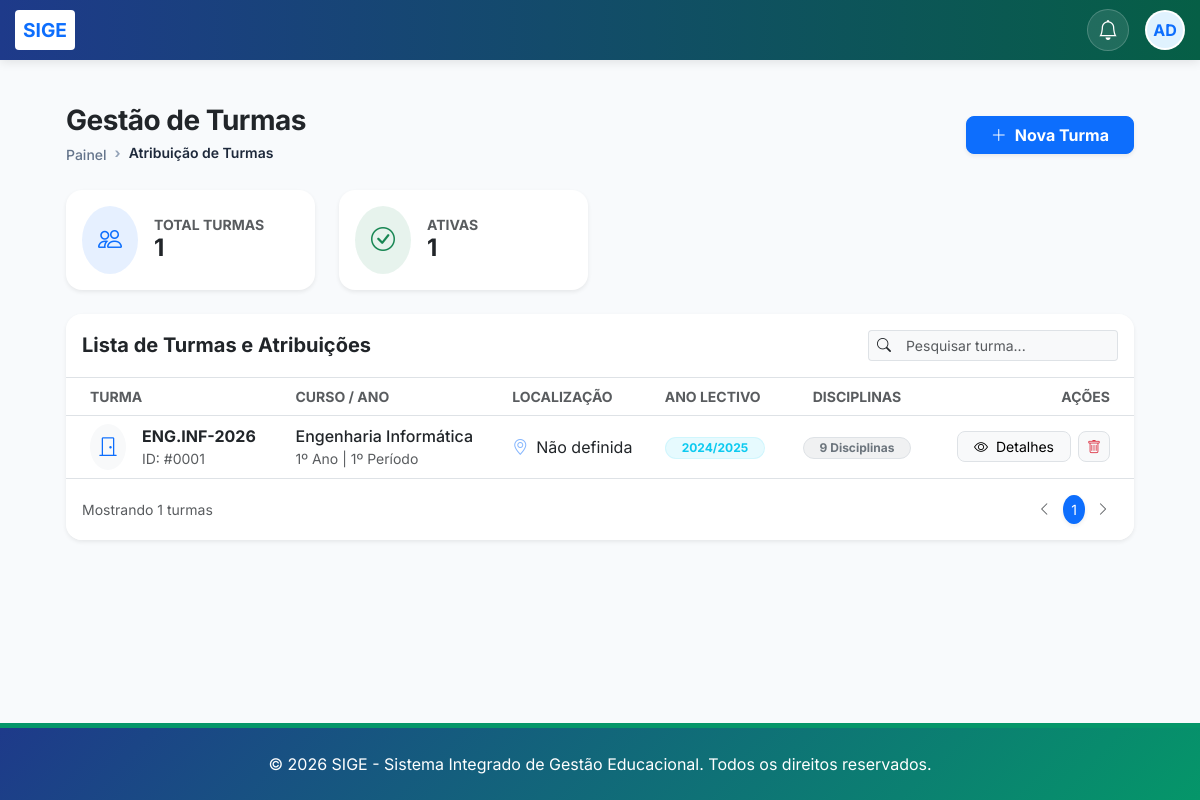
/atribuicao-turmas/ (signed in), run on the app's committed database.
### core/models.py (models this page shows, shortened)
class Turma(models.Model):
    TURNO_CHOICES = [
        ('manha', 'Manhã'),
        ('tarde', 'Tarde'),
        ('noite', 'Noite'),
    ]
    nome = models.CharField(max_length=100, verbose_name="Nome da Turma")
    curso = models.ForeignKey('core.Curso', on_delete=models.CASCADE, related_name='turmas_academica')
    ano_lectivo = models.ForeignKey('core.AnoAcademico', on_delete=models.CASCADE, related_name='turmas_academica', null=True)
    ano_academico = models.PositiveIntegerField(verbose_name="Ano Académico (ex: 1, 2, 3)", default=1)
    periodo_curricular = models.PositiveIntegerField(verbose_name="Semestre/Trimestre", default=1)
    turno = models.CharField(max_length=10, choices=TURNO_CHOICES, default='manha')
    capacidade = models.PositiveIntegerField(default=40)
    ativa = models.BooleanField(default=True)
    sala = models.ForeignKey('core.Sala', on_delete=models.SET_NULL, null=True, blank=True, verbose_name="Sala Principal")
    data_criacao = models.DateTimeField(default=timezone.now, verbose_name="Data de Criação")
    disciplinas_turma = models.ManyToManyField('core.Disciplina', through='TurmaDisciplina', related_name='turmas_disciplina')
    class Meta:
        verbose_name = "Turma"
        verbose_name_plural = "Turmas"
        unique_together = ['nome', 'curso']

class Curso(models.Model):
    REGIME_CHOICES = [
        ('diurno', 'Diurno'),
        ('pos-laboral', 'Pós-Laboral'),
    ]
    MODALIDADE_CHOICES = [
        ('presencial', 'Presencial'),
        ('semipresencial', 'Semipresencial'),
        ('ead', 'EAD'),
    ]
    DURACAO_CHOICES = [
        (3, '3 meses'),
        (6, '6 meses'),
        (12, '1 ano'),
        (24, '2 anos'),
        (36, '3 anos'),
        (48, '4 anos'),
        (60, '5 anos'),
    ]
    codigo = models.CharField(max_length=50, unique=True, default="CURSO", verbose_name="Código do Curso")
    nome = models.CharField(max_length=200, verbose_name="Nome do Curso")
    slug = models.SlugField(unique=True, null=True, blank=True, verbose_name="Slug (URL Amigável)")
    grau = models.ForeignKey(NivelAcademico, on_delete=models.CASCADE, related_name='cursos', verbose_name="Grau Académico")
    regime = models.CharField(max_length=20, choices=REGIME_CHOICES, default='diurno', verbose_name="Regime")
    modalidade = models.CharField(max_length=20, choices=MODALIDADE_CHOICES, default='presencial', verbose_name="Modalidade")
    descricao = models.TextField(blank=True, verbose_name="Descrição")
    vagas = models.PositiveIntegerField(verbose_name="Número de Vagas")
    duracao_meses = models.PositiveIntegerField(
        choices=DURACAO_CHOICES,
        default=12,
        verbose_name="Duração"
    )
    nota_minima = models.DecimalField(
        max_digits=4,
        decimal_places=2,
        default=10.00,
        validators=[MinValueValidator(10.00), MaxValueValidator(20.00)],
        verbose_name="Nota Mínima para Aprovação"
    )
    requer_prerequisitos = models.BooleanField(default=False, verbose_name="Requer Pré-requisitos")
    ativo = models.BooleanField(default=True, verbose_name="Ativo")
    data_criacao = models.DateTimeField(auto_now_add=True)
    data_atualizacao = models.DateTimeField(auto_now=True)
    class Meta:
        verbose_name = "Curso"
        verbose_name_plural = "Cursos"
        ordering = ['nome']

class AnoAcademico(models.Model):
    ESTADO_CHOICES = [
        ('PLANEADO', 'Planeado'),
        ('ATIVO', 'Ativo'),
        ('ENCERRADO', 'Encerrado'),
    ]
    codigo = models.CharField(max_length=20, unique=True, verbose_name="Código (ex: 2024/2025)", default="0000/0000")
    descricao = models.CharField(max_length=255, verbose_name="Descrição", default="Ano Académico")
    data_inicio = models.DateField(verbose_name="Data de Início", default=timezone.now)
    data_fim = models.DateField(verbose_name="Data de Fim", default=timezone.now)
    estado = models.CharField(max_length=20, choices=ESTADO_CHOICES, default='PLANEADO', verbose_name="Estado")
    ano_atual = models.BooleanField(default=False, verbose_name="Ano Atual")
    cobrar_propinas = models.BooleanField(default=True, verbose_name="Cobrar Propinas/Mensalidades")
    dia_pagamento_limite = models.PositiveIntegerField(default=10, verbose_name="Dia Limite de Pagamento (sem multa)")
    dia_inicio_multa = models.PositiveIntegerField(default=11, verbose_name="Dia de Início da Multa")
    percentagem_multa_inicial = models.DecimalField(max_digits=5, decimal_places=2, default=10.00, verbose_name="% Multa Inicial")
    percentagem_multa_diaria = models.DecimalField(max_digits=5, decimal_places=2, default=1.00, verbose_name="% Multa Diária Adicional")
    dia_limite_multa = models.PositiveIntegerField(default=30, verbose_name="Dia Limite para Pagamento com Multa")
    dia_bloqueio_estudante = models.PositiveIntegerField(default=15, verbose_name="Dia de Bloqueio Automático")
    bloquear_estudante_atrasado = models.BooleanField(default=True, verbose_name="Bloquear Estudante em Atraso")
    bloqueado_por_divida = models.BooleanField(default=False, verbose_name="Bloqueado por Dívida")
    criado_por = models.ForeignKey(User, on_delete=models.SET_NULL, null=True, blank=True, verbose_name="Criado por")
    data_criacao = models.DateTimeField(auto_now_add=True, verbose_name="Data de Criação")
    class Meta:
        verbose_name = "Ano Académico"
        verbose_name_plural = "Anos Académicos"
        ordering = ['-data_inicio']

### core/views.py (the view, shortened to what this page needs)
# urls.py: path('atribuicao-turmas/', views.atribuicao_turmas, name='atribuicao_turmas'),
@login_required
def atribuicao_turmas(request):
    from .models import Curso, AnoAcademico, Turma, Disciplina, TurmaDisciplina
    cursos = Curso.objects.filter(ativo=True)
    anos_lectivos = AnoAcademico.objects.filter(estado='ATIVO')
    turmas = Turma.objects.all().select_related('curso', 'ano_lectivo', 'sala')
    from .models import Sala
    salas = Sala.objects.filter(ativa=True)
    context = {
        'cursos': cursos,
        'anos_lectivos': anos_lectivos,
        'turmas': turmas,
        'salas': salas,
        'active': 'turmas'
    }
    return render(request, 'core/atribuicao_turmas_view.html', context)

### core/context_processors.py (called while the page is built)
def subscricao_context(request):
    if not request.user.is_authenticated:
        return {}
    subscricao = Subscricao.objects.filter(estado__in=['ativo', 'teste']).first()
    return {'subscricao': subscricao}

def global_academic_context(request):
    config = ConfiguracaoEscola.objects.first()
    context = {
        'config': config
    }
    if request.user.is_authenticated:
        ano_id = request.session.get('ano_academico_id')
        if ano_id:
            ano_atual = AnoAcademico.objects.filter(id=ano_id).first()
        else:
            ano_atual = AnoAcademico.get_atual()
            if ano_atual:
                request.session['ano_academico_id'] = ano_atual.id
        semestre_atual = None
        if ano_atual:
            semestre_atual = ano_atual.semestres.filter(ativo=True).first()
        perfil = PerfilUsuario.objects.filter(user=request.user).first()
        context.update({
            'ano_atual': ano_atual,
            'semestre_atual': semestre_atual,
            'user_perfil': perfil
        })
    return context

### core/templates/core/atribuicao_turmas_view.html (shortened to what this page needs)
{% extends 'core/base.html' %}
{% block content %}
<div class="container-fluid px-4 py-4 mb-5">
    <div class="row align-items-center mb-4">
        <div class="col-md-6">
            <h1 class="h3 fw-bold text-dark mb-1" style="letter-spacing: -0.5px;">Gestão de Turmas</h1>
            <nav aria-label="breadcrumb">
                <ol class="breadcrumb mb-0">
                    <li class="breadcrumb-item"><a href="{% url 'painel_principal' %}">Painel</a></li>
                    <li class="breadcrumb-item active">Atribuição de Turmas</li>
                </ol>
            </nav>
        </div>
        <div class="col-md-6 text-md-end mt-3 mt-md-0">
            <button class="btn btn-primary rounded-3 px-4 shadow-sm fw-bold" data-bs-toggle="modal" data-bs-target="#modalCriarTurma">
                <i class="bi bi-plus-lg me-2"></i>Nova Turma
            </button>
        </div>
    </div>
    <div class="row g-4 mb-4">
        <div class="col-md-3">
            <div class="card border-0 shadow-sm rounded-4 p-3 bg-white h-100">
                <div class="d-flex align-items-center">
                    <div class="bg-primary bg-opacity-10 text-primary rounded-circle p-3 me-3">
                        <i class="bi bi-people fs-4"></i>
                    </div>
                    <div>
                        <h6 class="text-muted small fw-bold text-uppercase mb-0">Total Turmas</h6>
                        <h4 class="fw-bold mb-0">{{ turmas.count }}</h4>
                    </div>
                </div>
            </div>
        </div>
        <div class="col-md-3">
            <div class="card border-0 shadow-sm rounded-4 p-3 bg-white h-100">
                <div class="d-flex align-items-center">
                    <div class="bg-success bg-opacity-10 text-success rounded-circle p-3 me-3">
                        <i class="bi bi-check-circle fs-4"></i>
                    </div>
                    <div>
                        <h6 class="text-muted small fw-bold text-uppercase mb-0">Ativas</h6>
                        <h4 class="fw-bold mb-0">{{ turmas.count }}</h4>
                    </div>
                </div>
            </div>
        </div>
    </div>
    <div class="card border-0 shadow-sm rounded-4 overflow-hidden bg-white">
        <div class="card-header bg-white py-3 border-bottom">
            <div class="row align-items-center">
                <div class="col">
                    <h5 class="fw-bold mb-0 text-dark">Lista de Turmas e Atribuições</h5>
                </div>
                <div class="col-auto">
                    <div class="input-group input-group-sm" style="width: 250px;">
                        <span class="input-group-text bg-light border-end-0"><i class="bi bi-search"></i></span>
                        <input type="text" class="form-control bg-light border-start-0" placeholder="Pesquisar turma...">
                    </div>
                </div>
            </div>
        </div>
        <div class="table-responsive">
            <table class="table table-hover align-middle mb-0">
                <thead class="bg-light">
                    <tr>
                        <th class="ps-4 text-muted small fw-bold text-uppercase">Turma</th>
                        <th class="text-muted small fw-bold text-uppercase">Curso / Ano</th>
                        <th class="text-muted small fw-bold text-uppercase">Localização</th>
                        <th class="text-muted small fw-bold text-uppercase">Ano Lectivo</th>
                        <th class="text-muted small fw-bold text-uppercase text-center">Disciplinas</th>
                        <th class="text-end pe-4 text-muted small fw-bold text-uppercase">Ações</th>
                    </tr>
                </thead>
                <tbody class="border-top-0">
                    {% for turma in turmas %}
                    <tr>
                        <td class="ps-4">
                            <div class="d-flex align-items-center">
                                <div class="bg-light rounded-circle p-2 me-3 text-primary">
                                    <i class="bi bi-door-closed fs-5"></i>
                                </div>
                                <div>
                                    <div class="fw-bold text-dark">{{ turma.nome }}</div>
                                    <div class="text-muted small">ID: #{{ turma.id|stringformat:"04d" }}</div>
                                </div>
                            </div>
                        </td>
                        <td>
                            <div class="fw-medium text-dark">{{ turma.curso.nome }}</div>
                            <div class="text-muted small">{{ turma.ano_academico }}º Ano | {{ turma.periodo_curricular }}º Período</div>
                        </td>
                        <td>
                            <div class="d-flex align-items-center">
                                <i class="bi bi-geo-alt me-2 text-primary opacity-50"></i>
                                <span>{{ turma.sala.nome|default:"Não definida" }}</span>
                            </div>
                        </td>
                        <td>
                            <span class="badge bg-info bg-opacity-10 text-info border border-info border-opacity-10 rounded-pill px-3">
                                {{ turma.ano_lectivo.codigo }}
                            </span>
                        </td>
                        <td class="text-center">
                            <span class="badge bg-secondary bg-opacity-10 text-secondary border rounded-pill px-3">
                                {{ turma.turmadisciplina_set.count }} Disciplinas
                            </span>
                        </td>
                        <td class="text-end pe-4">
                            <div class="btn-group">
                                <a href="{% url 'detalhe_turma' turma.id %}" class="btn btn-sm btn-light border rounded-3 px-3 me-2">
                                    <i class="bi bi-eye me-1"></i> Detalhes
                                </a>
                                <button class="btn btn-sm btn-light border rounded-3 text-danger" title="Eliminar">
                                    <i class="bi bi-trash"></i>
                                </button>
                            </div>
                        </td>
                    </tr>
                    {% endfor %}
                </tbody>
            </table>
        </div>
        <div class="card-footer bg-white py-3 border-top-0">
            <div class="d-flex justify-content-between align-items-center">
                <span class="text-muted small">Mostrando {{ turmas.count }} turmas</span>
                <nav>
                    <ul class="pagination pagination-sm mb-0">
                        <li class="page-item disabled"><a class="page-link border-0 bg-transparent" href="#"><i class="bi bi-chevron-left"></i></a></li>
                        <li class="page-item active"><a class="page-link rounded-circle mx-1 border-0 shadow-sm" href="#">1</a></li>
                        <li class="page-item disabled"><a class="page-link border-0 bg-transparent" href="#"><i class="bi bi-chevron-right"></i></a></li>
                    </ul>
                </nav>
            </div>
        </div>
    </div>
</div>
{% endblock %}

### core/templates/core/base.html (style rules this page uses)
:root { --primary-color: #1e3a8a; --secondary-color: #059669; --accent-color: #f59e0b; --light-bg: #f8fafc; }
html, body { height: 100%; margin: 0; padding: 0; }
body { font-family: 'Inter', sans-serif; background-color: #f8fafc; display: flex; flex-direction: column; min-height: 100vh; }
.card { transition: transform 0.3s; height: 100%; border-radius: 15px; border: none; box-shadow: 0 4px 6px rgba(0,0,0,0.05); }
.breadcrumb { background: transparent; padding: 0; margin-bottom: 1rem; }
.breadcrumb-item + .breadcrumb-item::before { content: "›"; color: #94a3b8; font-weight: bold; }
.breadcrumb-item a { color: #64748b; text-decoration: none; transition: color 0.2s; font-size: 0.875rem; font-weight: 500; }
.breadcrumb-item.active { color: #1e293b; font-weight: 600; font-size: 0.875rem; }

### data on the page
Turma: nome "ENG.INF-2026", id "0001", curso.nome "Engenharia Informática", ano_academico "1", periodo_curricular "1", sala.nome "Não definida", ano_lectivo.codigo "2024/2025", turmadisciplina_set.count "9"

### other printed values
{{ turmas.count }} "1"
